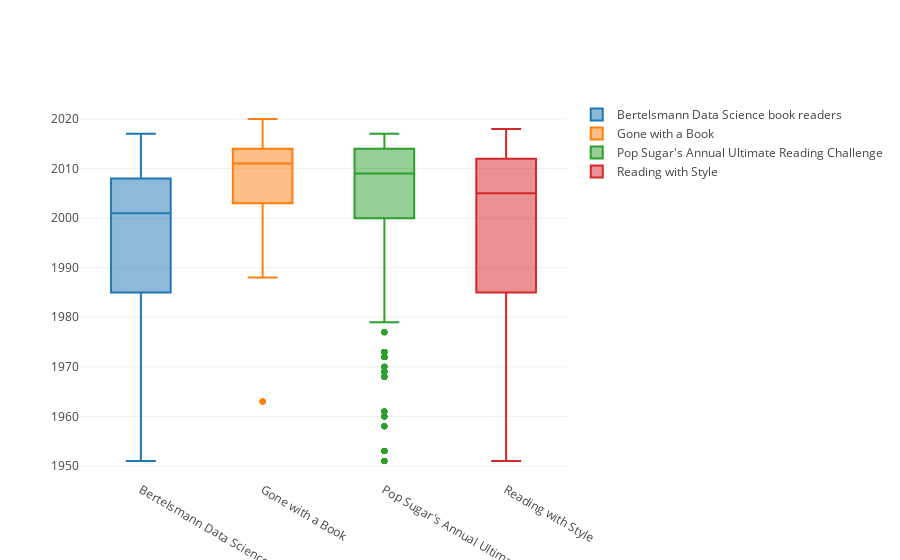

Notebook source saved alongside this figure:
### Code cell
data = []
for i in range(4):
    trace = go.Box(
        y=df[df.club_name==club_names[i]].pub_year,
        name = club_names[i]
    )
    data.append(trace)
layout = go.Layout(
)
fig = go.Figure(data=data, layout=layout)
iplot(fig,config={'showLink': False})
# show image result because Github doesn't render plotly figures 
Image(url= "gr_box_plots.png")

### Figure 1 — Plotly figure (JSON) as saved in the notebook; plotly's stock layout.template omitted (floating-point values rounded to 4 significant figures; data arrays with more than 128 entries replaced by an {"elided": "..."} marker saying what was removed)
{"data": [{"name": "Bertelsmann Data Science book readers", "type": "box", "uid": "dffd830c-8618-11e8-8983-0209357db094", "y": {"elided": "582 int values"}}, {"name": "Gone with a Book", "type": "box", "uid": "dffd830d-8618-11e8-8983-0209357db094", "y": [1988, 1988, 1988, 1988, 1988, 1988, 1988, 2020, 2020, 2020, 2015, 2015, 2015, 2015, 2015, 2015, 2015, 2014, 2014, 2014, 2014, 2014, 2014, 2014, 2014, 2014, 2005, 2005, 2005, 2005, 2005, 2005, 2005, 2005, 2005, 2015, 2015, 2015, 2015, 2015, 2014, 2014, 2014, 2014, 2014, 2014, 2014, 2014, 2014, 2014, 2014, 2014, 2003, 2003, 2003, 2003, 2003, 2003, 2003, 1963, 1963, 1963, 1963, 1963, 1963, 2011, 2011, 2011, 2011, 2015, 2015, 2015, 2015, 2015, 2008, 2008, 2008, 2008, 1990, 1990, 1990, 1990, 1990, 1990, 1990, 1990]}, {"name": "Pop Sugar's Annual Ultimate Reading Challenge", "type": "box", "uid": "dffd830e-8618-11e8-8983-0209357db094", "y": {"elided": "775 int values"}}, {"name": "Reading with Style", "type": "box", "uid": "dffd830f-8618-11e8-8983-0209357db094", "y": {"elided": "1252 int values"}}], "layout": {}}
